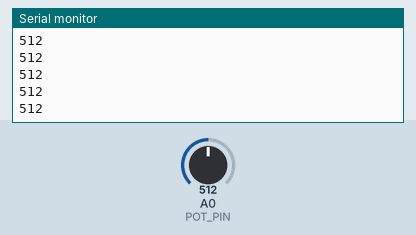
Recording of a sketch running on a simulated Arduino Uno, built with avr-gcc and run on an emulated ATmega328P. On the bench: the last lines printed to the serial monitor. Inputs (shaded band) come from the test bench; at power-on: A0 (POT_PIN) = 512.

Above: at 1.2 s.
1.3 s: A0 (POT_PIN) set to 716
At 1.56 s:
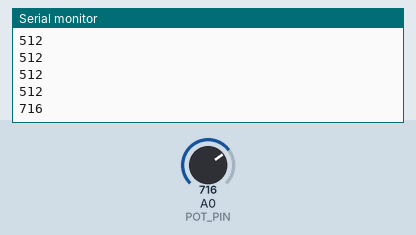
2.8 s: A0 (POT_PIN) set to 900
At 2.96 s:
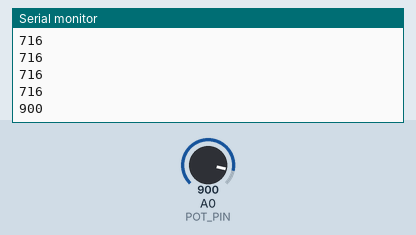
Timing chart, 0 to 5.8 s (numbered marks = the images above; inputs shaded):
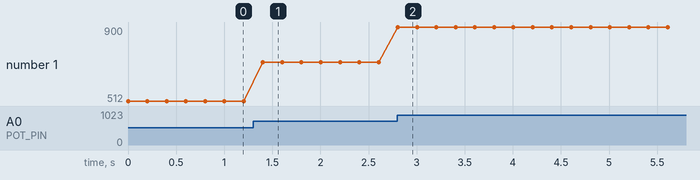

Measured:
- after the input at 1.3 s, the serial monitor: prints a new line after 0.10 s (image 1)
- after the input at 2.8 s, the serial monitor: prints a new line at once (image 2)
- plotted number 1: 512 → 716 after the input at 1.3 s, 716 → 900 after the input at 2.8 s

The sketch:

arduino_controller.ino
```cpp
#define POT_PIN A0

int rotation = 0;

void setup() {
    pinMode(POT_PIN, INPUT);
    Serial.begin(9600);
}

void loop() {
    rotation = analogRead(POT_PIN);
    Serial.println(rotation);
    delay(200);
}
```
